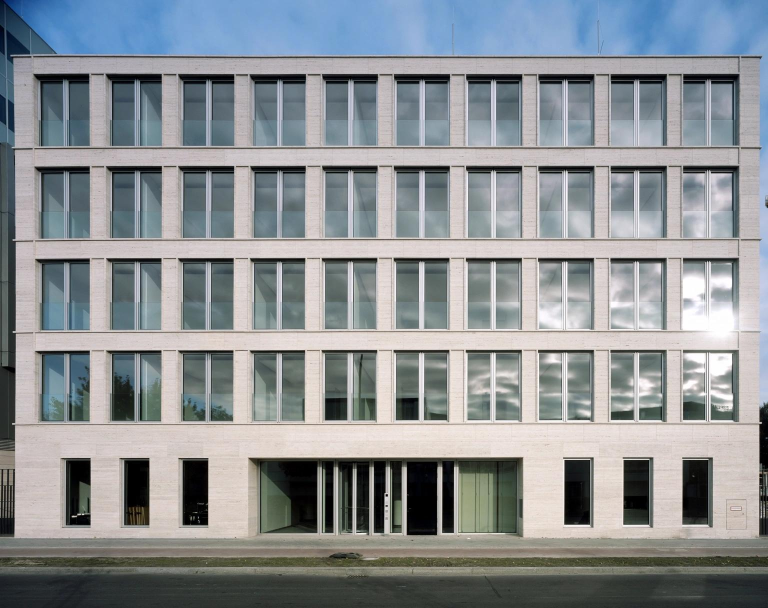
#> input picture ödev37/image09.jpeg, 1536 x 1216 px (shown at 1/2 size)
$ jupyter execute gurultu_DFT_analizi.ipynb
#> lines starting #> are read from the running program, lines starting #| are printed output that depends on the picture
<a href="https://colab.research.google.com/github/hilalkaynarcali/goruntu-isleme/blob/main/gurultu_DFT_analizi.ipynb" target="_parent"></a>

[cell 1]
import cv2
import numpy as np
import matplotlib.pyplot as plt

[cell 2]
resim = cv2.imread("image09.jpeg", cv2.IMREAD_GRAYSCALE)
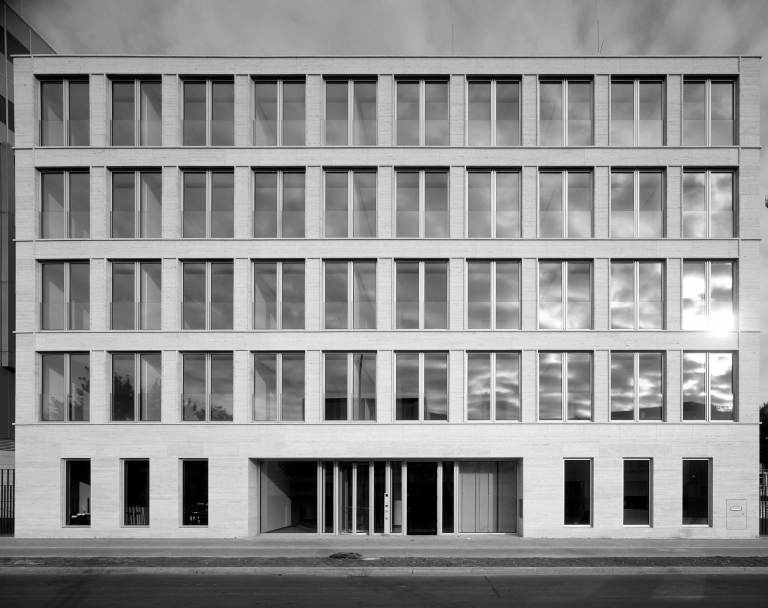
#> resim: shape (1216, 1536) (shown at 1/2 size); min 0, max 255, mean 143.9

if resim is None:
    raise FileNotFoundError("Görsel bulunamadı!")

resim = cv2.resize(resim, (128, 128))
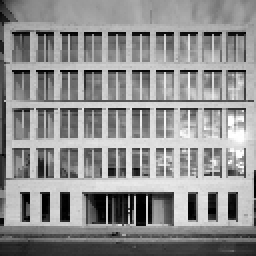
#> resim: shape (128, 128) (shown 2 times larger); min 0, max 255, mean 143.5

plt.imshow(resim, cmap="gray")
plt.title("Orijinal Görüntü")
plt.axis("off")
plt.show()

[cell 3]
def gauss_gurultusu(goruntu, sigma):

#> called with sigma = 25
    gurultu = np.random.normal(
        0,
        sigma,
        goruntu.shape
    )

    sonuc = goruntu.astype(float) + gurultu
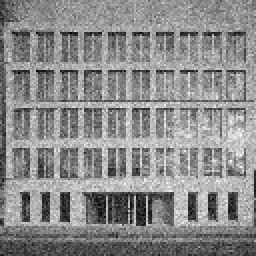
#> sonuc: shape (128, 128) float64 (shown 2 times larger); min -61.77, max 314.3, mean 143.6; drawn with min black and max white

    sonuc = np.clip(sonuc, 0, 255)
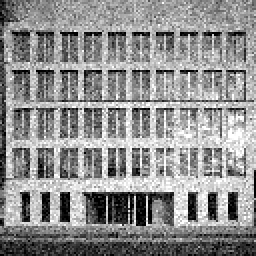
#> sonuc: shape (128, 128) float64 (shown 2 times larger); min 0, max 255, mean 143.7

    return sonuc.astype(np.uint8)

[cell 4]
def salt_pepper_gurultusu(goruntu, oran):

#> called with oran = 0.08
    if not 0 <= oran <= 1:
        raise ValueError("Oran 0 ile 1 arasında olmalıdır!")

    sonuc = goruntu.copy()

    toplam = sonuc.size
#> toplam = 16384
    adet = int(toplam * oran)
#> adet = 1310

    indeksler = np.random.choice(
        toplam,
        adet,
        replace=False
    )

    duz = sonuc.ravel()
#> duz = 16384 values, max 255 at index 8434, min 0 at index 4505, mean 143.5

    yari = adet // 2
#> yari = 655

    duz[indeksler[:yari]] = 0
    duz[indeksler[yari:]] = 255

    return sonuc

[cell 5]
np.random.seed(42)

gauss_resim = gauss_gurultusu(resim, sigma=25)

sp_resim = salt_pepper_gurultusu(resim, oran=0.08)
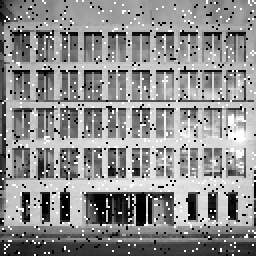
#> sp_resim: shape (128, 128) (shown 2 times larger); min 0, max 255, mean 142.3

plt.figure(figsize=(13, 4))

resimler = [
    (resim, "Orijinal"),
    (gauss_resim, "Gauss Gürültülü"),
    (sp_resim, "Salt & Pepper Gürültülü")
]

for i, (gorsel, baslik) in enumerate(resimler):
    plt.subplot(1, 3, i + 1)
    plt.imshow(gorsel, cmap="gray", vmin=0, vmax=255)
    plt.title(baslik)
    plt.axis("off")
#> this loop made 3 passes
#> baslik on passes 1 to 3: 'Orijinal', 'Gauss Gürültülü', 'Salt & Pepper Gürültülü'

plt.tight_layout()
plt.show()

[cell 6]
def dft2_hesapla(goruntu):

    M, N = goruntu.shape
#> M = 128; N = 128

    m = np.arange(M)
#> m = 128 values from 0 to 127
    n = np.arange(N)
#> n = 128 values from 0 to 127

    W1 = np.exp(
        -2j * np.pi * np.outer(m, m) / M
    )

    W2 = np.exp(
        -2j * np.pi * np.outer(n, n) / N
    )

    harmonik = W1 @ goruntu @ W2.T

    return harmonik

[cell 7]
H_orijinal = dft2_hesapla(resim)

H_gauss = dft2_hesapla(gauss_resim)

H_sp = dft2_hesapla(sp_resim)

print("Orijinal:", H_orijinal.shape)
#| Orijinal: (128, 128)
print("Gauss:", H_gauss.shape)
#| Gauss: (128, 128)
print("Salt & Pepper:", H_sp.shape)
#| Salt & Pepper: (128, 128)

np.save("harmonik_orijinal.npy", H_orijinal)
np.save("harmonik_gauss.npy", H_gauss)
np.save("harmonik_salt_pepper.npy", H_sp)

[cell 8]
matrisler = [H_orijinal, H_gauss, H_sp]

spektrumlar = [
    np.log1p(np.abs(np.fft.fftshift(H)))
    for H in matrisler
]
#> spektrumlar = 3 items

plt.figure(figsize=(14, 9))

for i in range(3):

    plt.subplot(2, 3, i + 1)
    plt.imshow(
        resimler[i][0],
        cmap="gray",
        vmin=0,
        vmax=255
    )
    plt.title(resimler[i][1])
    plt.axis("off")

    plt.subplot(2, 3, i + 4)
    plt.imshow(
        spektrumlar[i],
        cmap="inferno",
        vmin=0,
        vmax=max(s.max() for s in spektrumlar)
    )
    plt.title(resimler[i][1] + " - DFT")
    plt.axis("off")

plt.tight_layout()

plt.savefig("odev38_dft_karsilastirma.png", dpi=200)
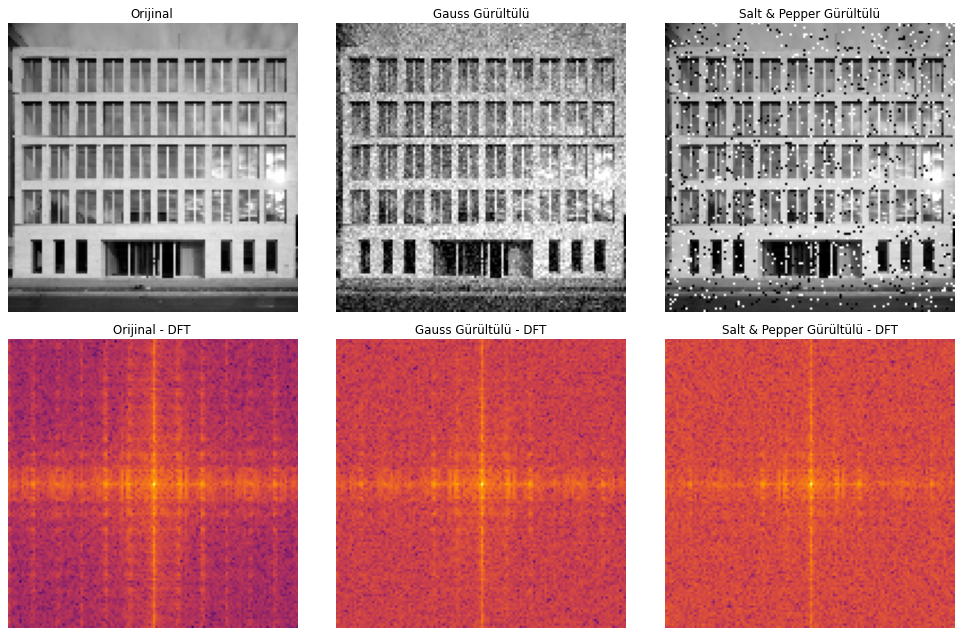
#> figure drawn by matplotlib, 6 panels

plt.show()

[cell 9]
fark_gauss = np.mean(
    np.abs(H_orijinal - H_gauss)
)
#> fark_gauss = 2769.1

fark_sp = np.mean(
    np.abs(H_orijinal - H_sp)
)
#> fark_sp = 4567.2

print("Gauss harmonik farkı:", round(fark_gauss, 2))
#| Gauss harmonik farkı: 2769.13
print("Salt & Pepper harmonik farkı:", round(fark_sp, 2))
#| Salt & Pepper harmonik farkı: 4567.21
